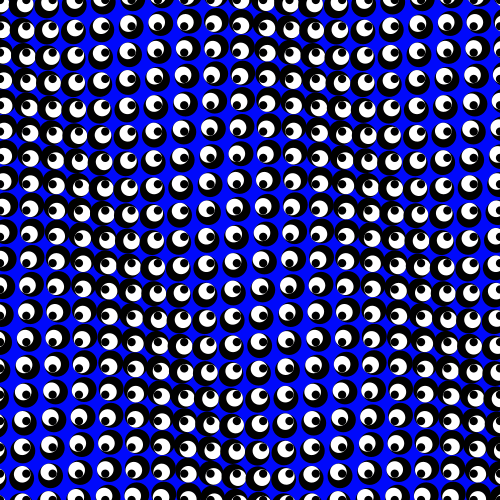
Frame 1 (no input)
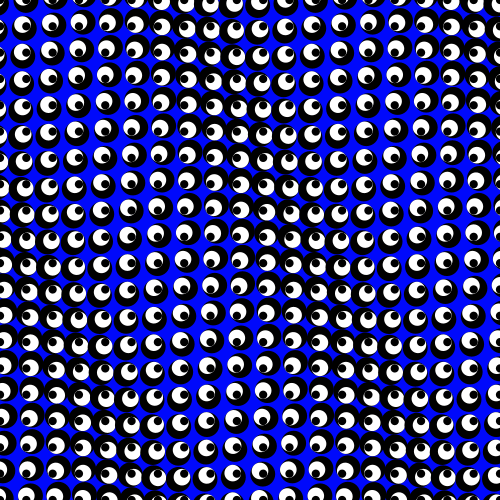
Frame 60 (the mouse pressed at the canvas centre just before this capture)
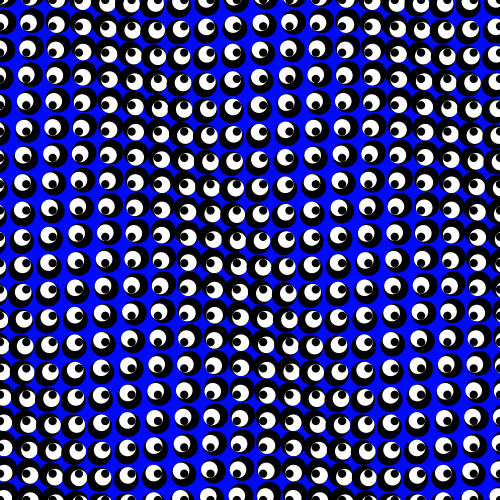
Frame 120 (the mouse held since frame 60 and released just before this capture)

The Processing sketch that drew these frames (run headless with seeded random() and noise(); from frame 60 on, the mouse is pressed at the canvas centre):

// Processing sketch: processing_150655
// ── processing_150655.pde

/*
 * Creative Coding
 * Week 2, 05 - Moving Patterns 1
 * by Indae Hwang and Jon McCormack
 * Copyright (c) 2014 Monash University
 *
 * This sketch builds on the previous sketches, drawing shapes based on the
 * current framerate. The movement of individual shapes combine to create a
 * gestalt field of motion. Use the arrow keys on your keyboard to change the
 * frame rate. 
 * 
 */

// variable used to store the current frame rate value
int frame_rate_value;

void setup() {
  size(500, 500);

  frame_rate_value = 11;
  frameRate(frame_rate_value);
  rectMode(CENTER);
  background(255);
}


void draw() {

  //background(185,185,185);
  background(2555);

  int num = 20;
  int margin = 0;
  float gutter = 18; //distance between each cell
  float cellsize = ( width - (2 * margin) - gutter * (num - 1) ) / (num - 1);

  float circleNumber = 0; // counter
  for (int i=0; i<num; i++) {
    for (int j=0; j<num; j++) {
      //circleNumber = (i * num) + j; // different way to calculate the circle number from w2_04
      circleNumber =num*i+j;

      float tx =  cellsize * i + gutter * i;
      float ty =  cellsize * j + gutter * j;

      movingCircle(tx, ty, cellsize, circleNumber);
    }
  }
} //end of draw 


void movingCircle(float x, float y, float size, float circleNum) {

  float finalAngle;
  finalAngle = frameCount + circleNum;

  //the rotating angle for each tempX and tempY postion is affected by frameRate and angle;  
  float tempX =(size/2 ) * sin(PI / frame_rate_value * finalAngle);
  float tempY = (size/2 ) * cos(PI / frame_rate_value * finalAngle);

 stroke(0);

  noStroke();
  fill(0);
  ellipse(x-tempY+tempX,y-tempX+tempY,3*size,3*size);
  fill(255); 
  ellipse(x+tempX,y+tempY,2*size,2*size);
  fill(0);
  ellipse(x,y,size,size);
}


/*
 * keyReleased function
 *
 * called automatically by Processing when a keyboard key is released
 */
void keyReleased() {

  // right arrow -- increase frame_rate_value
  if (keyCode == RIGHT && frame_rate_value < 60) {
    frame_rate_value++;
  }

  // left arrow -- decrease frame_rate_value
  if ( keyCode == LEFT && frame_rate_value > 1) {
    frame_rate_value--;
  }

  // set the frameRate and print current value on the screen
  frameRate(frame_rate_value);
  println("Current frame Rate is: " + frame_rate_value);
}
